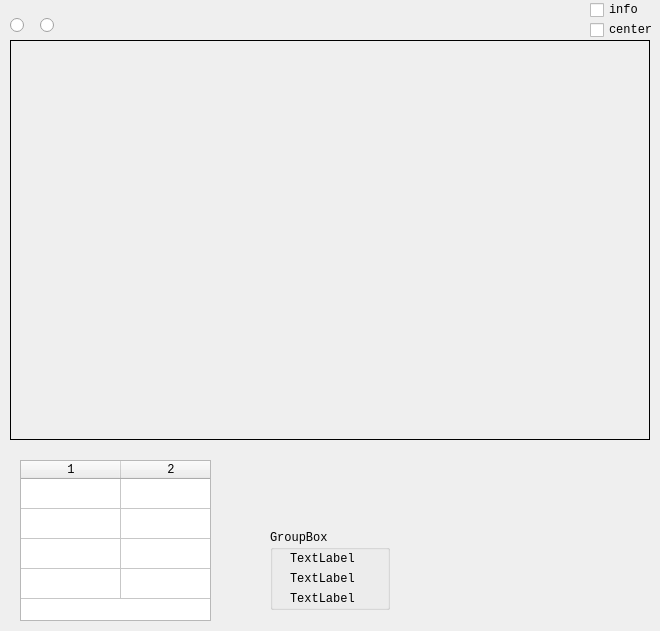
   <widget class="QFrame" name="MID">
    <property name="geometry">
     <rect>
      <x>220</x>
      <y>40</y>
      <width>660</width>
      <height>631</height>
     </rect>
    </property>
    <property name="font">
     <font>
      <family>Consolas</family>
      <pointsize>9</pointsize>
      <weight>50</weight>
      <bold>false</bold>
     </font>
    </property>
    <property name="mouseTracking">
     <bool>false</bool>
    </property>
    <property name="styleSheet">
     <string notr="true"/>
    </property>
    <property name="frameShape">
     <enum>QFrame::NoFrame</enum>
    </property>
    <property name="frameShadow">
     <enum>QFrame::Plain</enum>
    </property>
    <widget class="QGroupBox" name="CTRL_STATIC">
     <property name="geometry">
      <rect>
       <x>270</x>
       <y>530</y>
       <width>120</width>
       <height>80</height>
      </rect>
     </property>
     <property name="font">
      <font>
       <family>Consolas</family>
       <pointsize>9</pointsize>
       <weight>50</weight>
       <bold>false</bold>
      </font>
     </property>
     <property name="mouseTracking">
      <bool>false</bool>
     </property>
     <property name="title">
      <string>GroupBox</string>
     </property>
     <widget class="QLabel" name="LOGO1">
      <property name="geometry">
       <rect>
        <x>20</x>
        <y>40</y>
        <width>81</width>
        <height>18</height>
       </rect>
      </property>
      <property name="font">
       <font>
        <family>Consolas</family>
        <pointsize>9</pointsize>
        <weight>50</weight>
        <bold>false</bold>
       </font>
      </property>
      <property name="mouseTracking">
       <bool>false</bool>
      </property>
      <property name="text">
       <string>TextLabel</string>
      </property>
     </widget>
     <widget class="QLabel" name="NAME">
      <property name="geometry">
       <rect>
        <x>20</x>
        <y>20</y>
        <width>81</width>
        <height>18</height>
       </rect>
      </property>
      <property name="font">
       <font>
        <family>Consolas</family>
        <pointsize>9</pointsize>
        <weight>50</weight>
        <bold>false</bold>
       </font>
      </property>
      <property name="mouseTracking">
       <bool>false</bool>
      </property>
      <property name="locale">
       <locale language="English" country="UnitedStates"/>
      </property>
      <property name="text">
       <string>TextLabel</string>
      </property>
     </widget>
     <widget class="QLabel" name="LOGO2">
      <property name="geometry">
       <rect>
        <x>20</x>
        <y>60</y>
        <width>81</width>
        <height>18</height>
       </rect>
      </property>
      <property name="font">
       <font>
        <family>Consolas</family>
        <pointsize>9</pointsize>
        <weight>50</weight>
        <bold>false</bold>
       </font>
      </property>
      <property name="mouseTracking">
       <bool>false</bool>
      </property>
      <property name="text">
       <string>TextLabel</string>
      </property>
     </widget>
    </widget>
    <widget class="Display" name="SOURCE_DISPLAY">
     <property name="geometry">
      <rect>
       <x>10</x>
       <y>40</y>
       <width>640</width>
       <height>400</height>
      </rect>
     </property>
     <property name="font">
      <font>
       <family>Consolas</family>
       <pointsize>9</pointsize>
       <weight>50</weight>
       <bold>false</bold>
      </font>
     </property>
     <property name="mouseTracking">
      <bool>true</bool>
     </property>
     <property name="frameShape">
      <enum>QFrame::Box</enum>
     </property>
     <property name="text">
      <string/>
     </property>
    </widget>
    <widget class="QCheckBox" name="CENTER_CHECK">
     <property name="geometry">
      <rect>
       <x>590</x>
       <y>20</y>
       <width>67</width>
       <height>20</height>
      </rect>
     </property>
     <property name="font">
      <font>
       <family>Consolas</family>
       <pointsize>9</pointsize>
       <weight>50</weight>
       <bold>false</bold>
      </font>
     </property>
     <property name="mouseTracking">
      <bool>false</bool>
     </property>
     <property name="text">
      <string>center</string>
     </property>
    </widget>
    <widget class="Ruler" name="RULER_H">
     <property name="geometry">
      <rect>
       <x>10</x>
       <y>430</y>
       <width>640</width>
       <height>32</height>
      </rect>
     </property>
     <property name="font">
      <font>
       <family>Consolas</family>
       <pointsize>9</pointsize>
       <weight>50</weight>
       <bold>false</bold>
      </font>
     </property>
     <property name="mouseTracking">
      <bool>false</bool>
     </property>
     <property name="text">
      <string/>
     </property>
    </widget>
    <widget class="Ruler" name="RULER_V">
     <property name="geometry">
      <rect>
       <x>640</x>
       <y>40</y>
       <width>32</width>
       <height>400</height>
      </rect>
     </property>
     <property name="font">
      <font>
       <family>Consolas</family>
       <pointsize>9</pointsize>
       <weight>50</weight>
       <bold>false</bold>
      </font>
     </property>
     <property name="mouseTracking">
      <bool>false</bool>
     </property>
     <property name="text">
      <string/>
     </property>
    </widget>
    <widget class="Tools" name="DRAG_TOOL">
     <property name="geometry">
      <rect>
       <x>10</x>
       <y>15</y>
       <width>20</width>
       <height>20</height>
      </rect>
     </property>
     <property name="font">
      <font>
       <family>Consolas</family>
       <pointsize>9</pointsize>
       <weight>50</weight>
       <bold>false</bold>
      </font>
     </property>
     <property name="text">
      <string/>
     </property>
    </widget>
    <widget class="Tools" name="SELECT_TOOL">
     <property name="geometry">
      <rect>
       <x>40</x>
       <y>15</y>
       <width>20</width>
       <height>20</height>
      </rect>
     </property>
     <property name="font">
      <font>
       <family>Consolas</family>
       <pointsize>9</pointsize>
       <weight>50</weight>
       <bold>false</bold>
      </font>
     </property>
     <property name="text">
      <string/>
     </property>
    </widget>
    <widget class="Coordinate" name="CURR_COORD">
     <property name="geometry">
      <rect>
       <x>90</x>
       <y>5</y>
       <width>90</width>
       <height>30</height>
      </rect>
     </property>
     <property name="font">
      <font>
       <family>Consolas</family>
       <pointsize>9</pointsize>
       <weight>50</weight>
       <bold>false</bold>
      </font>
     </property>
     <property name="frameShape">
      <enum>QFrame::NoFrame</enum>
     </property>
     <property name="frameShadow">
      <enum>QFrame::Raised</enum>
     </property>
    </widget>
    <widget class="Coordinate" name="START_COORD">
     <property name="geometry">
      <rect>
       <x>200</x>
       <y>5</y>
       <width>90</width>
       <height>30</height>
      </rect>
     </property>
     <property name="font">
      <font>
       <family>Consolas</family>
       <pointsize>9</pointsize>
       <weight>50</weight>
       <bold>false</bold>
      </font>
     </property>
     <property name="frameShape">
      <enum>QFrame::NoFrame</enum>
     </property>
     <property name="frameShadow">
      <enum>QFrame::Raised</enum>
     </property>
    </widget>
    <widget class="Coordinate" name="SHAPE_INFO">
     <property name="geometry">
      <rect>
       <x>310</x>
       <y>5</y>
       <width>90</width>
       <height>30</height>
      </rect>
     </property>
     <property name="font">
      <font>
       <family>Consolas</family>
       <pointsize>9</pointsize>
       <weight>50</weight>
       <bold>false</bold>
      </font>
     </property>
     <property name="frameShape">
      <enum>QFrame::NoFrame</enum>
     </property>
     <property name="frameShadow">
      <enum>QFrame::Raised</enum>
     </property>
    </widget>
    <widget class="QCheckBox" name="INFO_CHECK">
     <property name="geometry">
      <rect>
       <x>590</x>
       <y>0</y>
       <width>53</width>
       <height>20</height>
      </rect>
     </property>
     <property name="font">
      <font>
       <family>Consolas</family>
       <pointsize>9</pointsize>
       <weight>50</weight>
       <bold>false</bold>
      </font>
     </property>
     <property name="mouseTracking">
      <bool>false</bool>
     </property>
     <property name="text">
      <string>info</string>
     </property>
    </widget>
    <widget class="QTableWidget" name="ROI_TABLE">
     <property name="geometry">
      <rect>
       <x>20</x>
       <y>460</y>
       <width>191</width>
       <height>161</height>
      </rect>
     </property>
     <property name="verticalScrollBarPolicy">
      <enum>Qt::ScrollBarAlwaysOff</enum>
     </property>
     <property name="horizontalScrollBarPolicy">
      <enum>Qt::ScrollBarAlwaysOff</enum>
     </property>
     <property name="rowCount">
      <number>4</number>
     </property>
     <property name="columnCount">
      <number>2</number>
     </property>
     <attribute name="verticalHeaderVisible">
      <bool>false</bool>
     </attribute>
     <row/>
     <row/>
     <row/>
     <row/>
     <column/>
     <column/>
    </widget>
   </widget>
